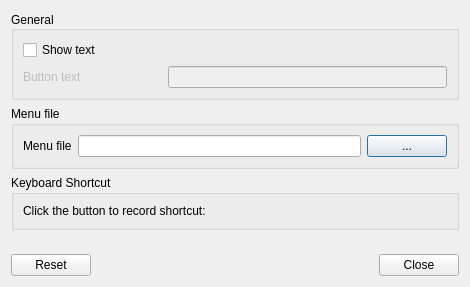
<?xml version="1.0" encoding="UTF-8"?>
<ui version="4.0">
 <class>LxQtMainMenuConfiguration</class>
 <widget class="QDialog" name="LxQtMainMenuConfiguration">
  <property name="geometry">
   <rect>
    <x>0</x>
    <y>0</y>
    <width>470</width>
    <height>287</height>
   </rect>
  </property>
  <property name="windowTitle">
   <string>LxQt Main Menu settings</string>
  </property>
  <layout class="QVBoxLayout" name="verticalLayout">
   <item>
    <widget class="QGroupBox" name="generalGB">
     <property name="title">
      <string>General</string>
     </property>
     <property name="alignment">
      <set>Qt::AlignLeading|Qt::AlignLeft|Qt::AlignVCenter</set>
     </property>
     <property name="flat">
      <bool>false</bool>
     </property>
     <property name="checkable">
      <bool>false</bool>
     </property>
     <layout class="QGridLayout" name="gridLayout">
      <item row="0" column="0" colspan="3">
       <widget class="QCheckBox" name="showTextCB">
        <property name="text">
         <string>Show text</string>
        </property>
       </widget>
      </item>
      <item row="1" column="0">
       <widget class="QLabel" name="textL">
        <property name="enabled">
         <bool>false</bool>
        </property>
        <property name="text">
         <string>Button text</string>
        </property>
       </widget>
      </item>
      <item row="1" column="1" colspan="2">
       <widget class="QLineEdit" name="textLE">
        <property name="enabled">
         <bool>false</bool>
        </property>
       </widget>
      </item>
     </layout>
    </widget>
   </item>
   <item>
    <widget class="QGroupBox" name="menuGB">
     <property name="enabled">
      <bool>true</bool>
     </property>
     <property name="title">
      <string>Menu file</string>
     </property>
     <layout class="QGridLayout" name="gridLayout_2">
      <item row="0" column="0">
       <widget class="QLabel" name="menuFileL">
        <property name="text">
         <string>Menu file</string>
        </property>
       </widget>
      </item>
      <item row="0" column="1">
       <widget class="QLineEdit" name="menuFilePathLE">
        <property name="readOnly">
         <bool>true</bool>
        </property>
       </widget>
      </item>
      <item row="0" column="2">
       <widget class="QPushButton" name="chooseMenuFilePB">
        <property name="text">
         <string>...</string>
        </property>
       </widget>
      </item>
     </layout>
    </widget>
   </item>
   <item>
    <widget class="QGroupBox" name="groupBox">
     <property name="title">
      <string>Keyboard Shortcut</string>
     </property>
     <layout class="QGridLayout" name="gridLayout_3">
      <item row="0" column="0">
       <widget class="QLabel" name="label">
        <property name="text">
         <string>Click the button to record shortcut:</string>
        </property>
       </widget>
      </item>
     </layout>
    </widget>
   </item>
   <item>
    <spacer name="verticalSpacer">
     <property name="orientation">
      <enum>Qt::Vertical</enum>
     </property>
     <property name="sizeHint" stdset="0">
      <size>
       <width>20</width>
       <height>41</height>
      </size>
     </property>
    </spacer>
   </item>
   <item>
    <widget class="QDialogButtonBox" name="buttons">
     <property name="orientation">
      <enum>Qt::Horizontal</enum>
     </property>
     <property name="standardButtons">
      <set>QDialogButtonBox::Close|QDialogButtonBox::Reset</set>
     </property>
    </widget>
   </item>
  </layout>
 </widget>
 <resources/>
 <connections/>
</ui>
